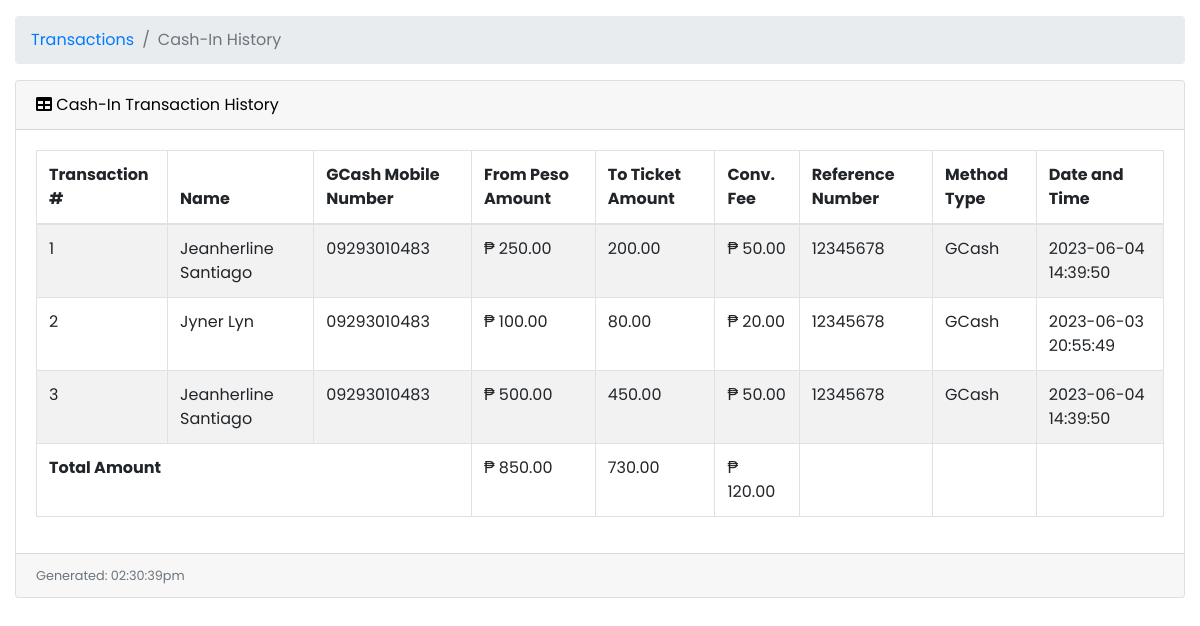
Page /user/cash-in-history.php (signed in) on the committed database.
### tables this page shows
CREATE TABLE `cico` (
  `cico_id` int(11) NOT NULL,
  `user_id` int(11) NOT NULL,
  `trans_type` varchar(15) NOT NULL,
  `gcash_mobile_number` varchar(20) NOT NULL,
  `peso_amount` decimal(10,2) NOT NULL,
  `ticket_amount` int(11) NOT NULL,
  `processing_fee` decimal(10,2) NOT NULL,
  `convenience_fee` decimal(10,2) NOT NULL,
  `reference_number` varchar(20) NOT NULL,
  `method_type` varchar(20) NOT NULL,
  `trans_stat` varchar(10) NOT NULL,
  `created_at` timestamp NOT NULL DEFAULT current_timestamp(),
  `updated_at` timestamp NOT NULL DEFAULT current_timestamp() ON UPDATE current_timestamp()
);

CREATE TABLE `user_profile` (
  `user_id` int(11) NOT NULL,
  `profile_photo` varchar(255) DEFAULT NULL,
  `first_name` varchar(30) NOT NULL,
  `middle_name` varchar(30) NOT NULL,
  `last_name` varchar(30) NOT NULL,
  `city_id` int(11) NOT NULL,
  `nationality` varchar(30) NOT NULL,
  `gender` varchar(10) NOT NULL,
  `birthdate` date NOT NULL,
  `email` varchar(50) NOT NULL,
  `password` varchar(255) NOT NULL,
  `ticket_balance` varchar(255) DEFAULT NULL,
  `role` varchar(255) NOT NULL,
  `is_vaxxed` tinyint(1) NOT NULL DEFAULT 0,
  `vax_card` varchar(255) DEFAULT NULL,
  `is_agree` tinyint(1) NOT NULL DEFAULT 1,
  `created_at` timestamp NOT NULL DEFAULT current_timestamp(),
  `updated_at` timestamp NOT NULL DEFAULT current_timestamp() ON UPDATE current_timestamp()
);

### user/cash-in-history.php (the view, shortened to what this page needs)
<?php
include('../db.php');
?>
<!DOCTYPE html>
<html lang="en">
<head>
    <link href="vendor/fontawesome-free/css/all.min.css" rel="stylesheet" type="text/css">
    <link href="vendor/datatables/dataTables.bootstrap4.css" rel="stylesheet">
    <link href="vendor/css/sb-admin.css" rel="stylesheet">
</head>
<body id="page-top">
    <div id="wrapper">
        <div id="content-wrapper">
            <div class="container-fluid">
                <ol class="breadcrumb">
                    <li class="breadcrumb-item">
                        <a href="#">Transactions</a>
                    </li>
                    <li class="breadcrumb-item active">Cash-In History</li>
                </ol>
                <?php
                if ($_SESSION['role'] == "City Admin") {
                ?>
                    <div class="card mb-3">
                        <div class="card-header">
                            <i class="fas fa-table"></i>
                            Cash-In Transaction History
                        </div>
                        <div class="card-body">
                            <div class="table-responsive">
                                <table class="table table-bordered table-striped table-hover" id="dataTable" width="100%" cellspacing="0">
                                    <thead>
                                        <tr>
                                            <th>Transaction #</th>
                                            <th>Name</th>
                                            <th>GCash Mobile Number</th>
                                            <th>From Peso Amount</th>
                                            <th>To Ticket Amount</th>
                                            <th>Conv. Fee</th>
                                            <th>Reference Number</th>
                                            <th>Method Type</th>
                                            <th>Date and Time</th>
                                        </tr>
                                    </thead>
                                    <tbody>
                                        <?php
                                        $query = "SELECT cico.*, user_profile.*
                                                FROM cico
                                                INNER JOIN user_profile ON cico.user_id = user_profile.user_id
                                                WHERE cico.peso_amount > 0
                                                AND cico.trans_type = 'cash-in'
                                                AND cico.trans_stat = 'Successful'
                                                ORDER BY cico.created_at ASC";
                                        $stmt = $db->prepare($query);
                                        $stmt->execute();
                                        $result = $stmt->get_result();
                                        $totalPesoAmount = 0;
                                        $totalTicketAmount = 0;
                                        $totalConvenienceFee = 0;
                                        $count = 1;
                                        while ($row = $result->fetch_assoc()) {
                                            echo "<tr>";
                                            echo "<td>" . $count . "</td>";
                                            echo "<td>" . $row['first_name'] . " " . $row['last_name'] . "</td>";
                                            echo "<td>" . $row['gcash_mobile_number'] . "</td>";
                                            echo "<td>₱ " . number_format($row['peso_amount'], 2) . "</td>";
                                            echo "<td>" . number_format($row['ticket_amount'], 2) . "</td>";
                                            echo "<td>₱ " . number_format($row['convenience_fee'], 2) . "</td>";
                                            echo "<td>" . $row['reference_number'] . "</td>";
                                            echo "<td>" . $row['method_type'] . "</td>";
                                            echo "<td>" . $row['created_at'] . "</td>";
                                            echo "</tr>";
                                            $totalPesoAmount += $row['peso_amount'];
                                            $totalTicketAmount += $row['ticket_amount'];
                                            $totalConvenienceFee += $row['convenience_fee'];
                                            $count++;
                                        }
                                        ?>
                                    </tbody>
                                    <tfoot>
                                        <tr>
                                            <td colspan="3"><b>Total Amount</b></td>
                                            <td colspan="1"><?php echo "₱" . " " . number_format($totalPesoAmount, 2); ?></td>
                                            <td colspan="1"><?php echo number_format($totalTicketAmount, 2); ?></td>
                                            <td><?php echo "₱" . " " . number_format($totalConvenienceFee, 2); ?></td>
                                            <td></td>
                                            <td></td>
                                            <td></td>
                                        </tr>
                                    </tfoot>
                                </table>
                            </div>
                        </div>
                        <div class="card-footer small text-muted">
                            <?php
                            echo "Generated: " . date("h:i:sa");
                            ?>
                        </div>
                    </div>
        <?php
                }
        ?>
        </div>
    </div>
</body>
</html>

### rows in the picture
cico: user.first_name "Jeanherline", user.last_name "Santiago", gcash_mobile_number "09293010483", peso_amount "250.00", ticket_amount "200.00", convenience_fee "50.00", reference_number "12345678", method_type "GCash", user.created_at "2023-06-04 14:39:50"
cico: user.first_name "Jyner", user.last_name "Lyn", gcash_mobile_number "09293010483", peso_amount "100.00", ticket_amount "80.00", convenience_fee "20.00", reference_number "12345678", method_type "GCash", user.created_at "2023-06-03 20:55:49"
cico: user.first_name "Jeanherline", user.last_name "Santiago", gcash_mobile_number "09293010483", peso_amount "500.00", ticket_amount "450.00", convenience_fee "50.00", reference_number "12345678", method_type "GCash", user.created_at "2023-06-04 14:39:50"

### other values in the picture
$totalPesoAmount "850.00"
$totalTicketAmount "730.00"
$totalConvenienceFee "120.00"
